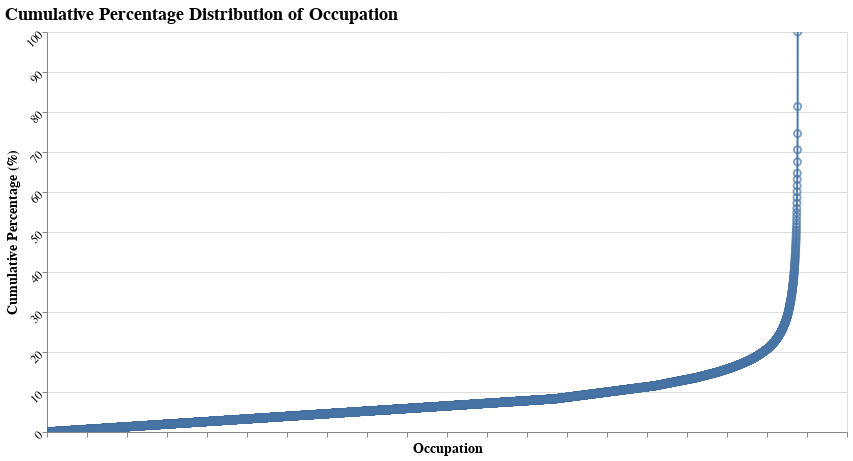

The code cell stored with this chart in its notebook:
### Code cell
import altair as alt
import pandas as pd

def cumulative_percentage_lineplot(df, column):
    value_counts = df[column].value_counts(ascending=True)
    total = value_counts.sum()
    individual_percentage = (value_counts / total) * 100
    cumulative_percentage = (value_counts / total).cumsum() * 100
    
    cumulative_df = pd.DataFrame({
        column: value_counts.index,
        'individual_percentage': individual_percentage.values,
        'cumulative_percentage': cumulative_percentage.values,
        'index': range(len(value_counts))  # Adiciona um índice numérico para usar como eixo X
    }).reset_index(drop=True)
    
    # Cria o gráfico de linha com eixo X numérico
    line = alt.Chart(cumulative_df).mark_line().encode(
        x=alt.X('index:Q', title=column.capitalize(), axis=alt.Axis(labels=False, grid=False)),
        y=alt.Y('cumulative_percentage:Q', title='Cumulative Percentage (%)'),
        tooltip=[alt.Tooltip(f"{column}:O", title=column.capitalize()), 
                 alt.Tooltip("individual_percentage:Q", title="Individual Percentage (%)", format=".2f"),
                 alt.Tooltip("cumulative_percentage:Q", title="Cumulative Percentage (%)", format='.2f')]
    )
    
    # Adiciona pontos ao gráfico de linha
    points = alt.Chart(cumulative_df).mark_point(size=50).encode(
        x=alt.X('index:Q'),
        y=alt.Y('cumulative_percentage:Q'),
        tooltip=[alt.Tooltip(f"{column}:O", title=column.capitalize()),
                 alt.Tooltip("individual_percentage:Q", title="Individual Percentage (%)", format=".2f"), 
                 alt.Tooltip("cumulative_percentage:Q", title="Cumulative Percentage (%)", format='.2f')]
    )
    
    # Combina os gráficos de linha e pontos, com interatividade completa
    chart = (line + points).properties(
        title=f'Cumulative Percentage Distribution of {column.capitalize()}',
        width=800,
        height=400
    ).configure(
        background="rgba(0, 0, 0, 0)"
    ).configure_view(
        fill='white'
    ).configure_axis(
        labelAngle=-45,
    ).interactive()
    
    return chart

# Exemplo de uso
vis2 = cumulative_percentage_lineplot(df, 'occupation')
vis2.display()

### Figure 1 — Vega specification as saved in the notebook (floating-point values rounded to 4 significant figures; data arrays with more than 128 entries replaced by an {"elided": "..."} marker saying what was removed)
{"$schema": "https://vega.github.io/schema/vega/v5.json", "data": [{"name": "param_18_store"}, {"name": "source_0", "values": {"elided": "9385 records"}}, {"name": "data_0", "values": {"elided": "9385 records"}}], "signals": [{"name": "unit", "value": {}, "on": [{"events": "pointermove", "update": "isTuple(group()) ? group() : unit"}]}, {"name": "param_18", "update": "vlSelectionResolve(\"param_18_store\", \"union\")"}, {"name": "param_18_index", "on": [{"events": [{"source": "view", "type": "dblclick"}], "update": "null"}, {"events": {"signal": "param_18_translate_delta"}, "update": "panLinear(param_18_translate_anchor.extent_x, -param_18_translate_delta.x / width)"}, {"events": {"signal": "param_18_zoom_delta"}, "update": "zoomLinear(domain(\"x\"), param_18_zoom_anchor.x, param_18_zoom_delta)"}]}, {"name": "param_18_cumulative_percentage", "on": [{"events": [{"source": "view", "type": "dblclick"}], "update": "null"}, {"events": {"signal": "param_18_translate_delta"}, "update": "panLinear(param_18_translate_anchor.extent_y, param_18_translate_delta.y / height)"}, {"events": {"signal": "param_18_zoom_delta"}, "update": "zoomLinear(domain(\"y\"), param_18_zoom_anchor.y, param_18_zoom_delta)"}]}, {"name": "param_18_tuple", "on": [{"events": [{"signal": "param_18_index || param_18_cumulative_percentage"}], "update": "param_18_index && param_18_cumulative_percentage ? {unit: \"view_8\", fields: param_18_tuple_fields, values: [param_18_index,param_18_cumulative_percentage]} : null"}]}, {"name": "param_18_tuple_fields", "value": [{"field": "index", "channel": "x", "type": "R"}, {"field": "cumulative_percentage", "channel": "y", "type": "R"}]}, {"name": "param_18_translate_anchor", "value": {}, "on": [{"events": [{"source": "scope", "type": "pointerdown"}], "update": "{x: x(unit), y: y(unit), extent_x: domain(\"x\"), extent_y: domain(\"y\")}"}]}, {"name": "param_18_translate_delta", "value": {}, "on": [{"events": [{"source": "window", "between": [{"source": "scope", "type": "pointerdown"}, {"source": "window", "type": "pointerup"}], "type": "pointermove", "consume": true}], "update": "{x: param_18_translate_anchor.x - x(unit), y: param_18_translate_anchor.y - y(unit)}"}]}, {"name": "param_18_zoom_anchor", "on": [{"events": [{"source": "scope", "consume": true, "type": "wheel"}], "update": "{x: invert(\"x\", x(unit)), y: invert(\"y\", y(unit))}"}]}, {"name": "param_18_zoom_delta", "on": [{"events": [{"source": "scope", "type": "wheel", "consume": true}], "update": "pow(1.001, event.deltaY * pow(16, event.deltaMode))", "force": true}]}, {"name": "param_18_modify", "on": [{"events": {"signal": "param_18_tuple"}, "update": "modify(\"param_18_store\", param_18_tuple, true)"}]}], "marks": [{"type": "line", "name": "view_8_marks", "from": {"data": "source_0"}, "sort": {"field": "x"}, "encode": {"update": {"y": {"field": "cumulative_percentage", "scale": "y"}, "x": {"field": "index", "scale": "x"}, "tooltip": {"signal": "{\"Occupation\": isValid(datum[\"occupation\"]) ? datum[\"occupation\"] : \"\"+datum[\"occupation\"], \"Individual Percentage (%)\": format(datum[\"individual_percentage\"], \".2f\"), \"Cumulative Percentage (%)\": format(datum[\"cumulative_percentage\"], \".2f\")}"}, "defined": {"signal": "isValid(datum[\"index\"]) && isFinite(+datum[\"index\"]) && isValid(datum[\"cumulative_percentage\"]) && isFinite(+datum[\"cumulative_percentage\"])"}, "stroke": {"value": "#4c78a8"}}}, "clip": true, "style": ["line"], "interactive": true}, {"type": "symbol", "name": "layer_1_marks", "from": {"data": "data_0"}, "encode": {"update": {"size": {"value": 50}, "fill": {"value": "transparent"}, "opacity": {"value": 0.7}, "tooltip": {"signal": "{\"Occupation\": isValid(datum[\"occupation\"]) ? datum[\"occupation\"] : \"\"+datum[\"occupation\"], \"Individual Percentage (%)\": format(datum[\"individual_percentage\"], \".2f\"), \"Cumulative Percentage (%)\": format(datum[\"cumulative_percentage\"], \".2f\")}"}, "x": {"field": "index", "scale": "x"}, "stroke": {"value": "#4c78a8"}, "y": {"field": "cumulative_percentage", "scale": "y"}}}, "clip": true, "style": ["point"], "interactive": true}], "scales": [{"name": "x", "type": "linear", "domain": {"fields": [{"data": "source_0", "field": "index"}, {"data": "data_0", "field": "index"}]}, "range": [0, {"signal": "width"}], "domainRaw": {"signal": "param_18[\"index\"]"}, "nice": true, "zero": false}, {"name": "y", "type": "linear", "domain": {"fields": [{"data": "source_0", "field": "cumulative_percentage"}, {"data": "data_0", "field": "cumulative_percentage"}]}, "range": [{"signal": "height"}, 0], "nice": true, "zero": true, "domainRaw": {"signal": "param_18[\"cumulative_percentage\"]"}}], "axes": [{"scale": "y", "minExtent": 0, "ticks": false, "orient": "left", "gridScale": "x", "tickCount": {"signal": "ceil(height/40)"}, "zindex": 0, "domain": false, "maxExtent": 0, "grid": true, "labels": false, "aria": false}, {"scale": "x", "orient": "bottom", "grid": false, "tickCount": {"signal": "ceil(width/40)"}, "labelAlign": "right", "title": "Occupation", "labelBaseline": "top", "labels": false, "labelFlush": true, "labelOverlap": true, "zindex": 0}, {"scale": "y", "labelAlign": "right", "labelOverlap": true, "tickCount": {"signal": "ceil(height/40)"}, "title": "Cumulative Percentage (%)", "zindex": 0, "orient": "left", "grid": false}], "title": {"text": "Cumulative Percentage Distribution of Occupation", "anchor": "start"}, "background": "rgba(0, 0, 0, 0)", "config": {"axis": {"labelFontSize": 12, "titleFontSize": 14, "labelFont": "Arial", "titleFont": "Arial", "labelAngle": -45}, "legend": {"titleFontSize": 14, "labelFontSize": 12, "labelFont": "Arial", "titleFont": "Arial"}, "style": {"cell": {"fill": "white"}, "group-title": {"fontSize": 18, "font": "Arial", "fill": "black"}}}, "style": "cell", "width": 800, "padding": 5, "height": 400}
